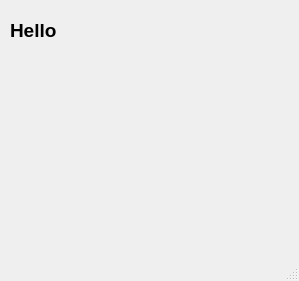
<?xml version="1.0" encoding="UTF-8"?>
<ui version="4.0">
 <class>MainWindow</class>
 <widget class="QMainWindow" name="MainWindow">
  <property name="geometry">
   <rect>
    <x>0</x>
    <y>0</y>
    <width>299</width>
    <height>281</height>
   </rect>
  </property>
  <property name="windowTitle">
   <string>Ex13-timer</string>
  </property>
  <widget class="QWidget" name="centralwidget">
   <widget class="QLabel" name="label">
    <property name="geometry">
     <rect>
      <x>10</x>
      <y>10</y>
      <width>241</width>
      <height>41</height>
     </rect>
    </property>
    <property name="font">
     <font>
      <pointsize>14</pointsize>
      <weight>75</weight>
      <bold>true</bold>
     </font>
    </property>
    <property name="text">
     <string>Hello</string>
    </property>
   </widget>
  </widget>
  <widget class="QMenuBar" name="menubar">
   <property name="geometry">
    <rect>
     <x>0</x>
     <y>0</y>
     <width>299</width>
     <height>21</height>
    </rect>
   </property>
  </widget>
  <widget class="QStatusBar" name="statusbar"/>
 </widget>
 <resources/>
 <connections/>
</ui>
